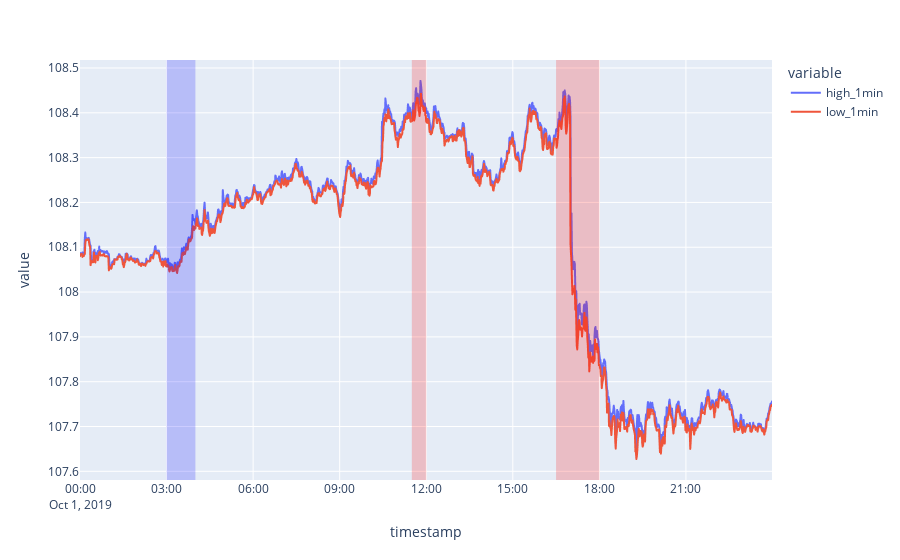

Notebook source saved alongside this figure:
### Code cell
freq = "30min"
uptrend = df.loc[plot_date, f"uptrend_{freq}"]
downtrend = df.loc[plot_date, f"downtrend_{freq}"]

fig = px.line(df.loc[plot_date, ["high_1min", "low_1min"]])
plot_bool_series(fig, uptrend, "blue")
plot_bool_series(fig, downtrend, "red")
fig.show()

### Figure 1 — Plotly figure (JSON) as saved in the notebook; plotly's stock layout.template omitted (floating-point values rounded to 4 significant figures; data arrays with more than 128 entries replaced by an {"elided": "..."} marker saying what was removed)
{"data": [{"hovertemplate": "variable=high_1min<br>timestamp=%{x}<br>value=%{y}<extra></extra>", "legendgroup": "high_1min", "line": {"color": "#636efa", "dash": "solid"}, "marker": {"symbol": "circle"}, "mode": "lines", "name": "high_1min", "showlegend": true, "type": "scattergl", "x": {"elided": "1440 str values"}, "xaxis": "x", "y": {"elided": "1440 float values"}, "yaxis": "y"}, {"hovertemplate": "variable=low_1min<br>timestamp=%{x}<br>value=%{y}<extra></extra>", "legendgroup": "low_1min", "line": {"color": "#EF553B", "dash": "solid"}, "marker": {"symbol": "circle"}, "mode": "lines", "name": "low_1min", "showlegend": true, "type": "scattergl", "x": {"elided": "1440 str values"}, "xaxis": "x", "y": {"elided": "1440 float values"}, "yaxis": "y"}], "layout": {"autosize": true, "legend": {"title": {"text": "variable"}, "tracegroupgap": 0}, "margin": {"t": 60}, "shapes": [{"fillcolor": "blue", "line": {"width": 0}, "opacity": 0.2, "type": "rect", "x0": "2019-10-01T03:00:00", "x1": "2019-10-01T04:00:00", "xref": "x", "y0": 0, "y1": 1, "yref": "y domain"}, {"fillcolor": "red", "line": {"width": 0}, "opacity": 0.2, "type": "rect", "x0": "2019-10-01T11:30:00", "x1": "2019-10-01T12:00:00", "xref": "x", "y0": 0, "y1": 1, "yref": "y domain"}, {"fillcolor": "red", "line": {"width": 0}, "opacity": 0.2, "type": "rect", "x0": "2019-10-01T16:30:00", "x1": "2019-10-01T18:00:00", "xref": "x", "y0": 0, "y1": 1, "yref": "y domain"}], "xaxis": {"anchor": "y", "autorange": true, "domain": [0, 1], "range": ["2019-10-01", "2019-10-01 23:59"], "title": {"text": "timestamp"}, "type": "date"}, "yaxis": {"anchor": "x", "autorange": true, "domain": [0, 1], "range": [107.6, 108.5], "title": {"text": "value"}, "type": "linear"}}}
